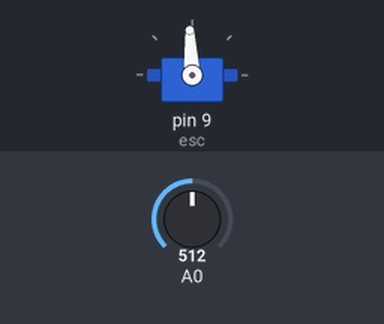
Simulated run of this sketch. Board: Arduino Uno, built with avr-gcc and run on an emulated ATmega328P. Shown: servo. Inputs (shaded band) come from the test bench; at power-on: A0 = 512. What the sketch prints to the serial monitor is not drawn.

Above: at 1.2 s.
1.3 s: A0 set to 716
At 1.6 s:
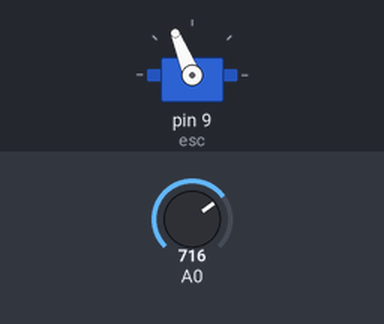
2.8 s: A0 set to 900
At 4.0 s:
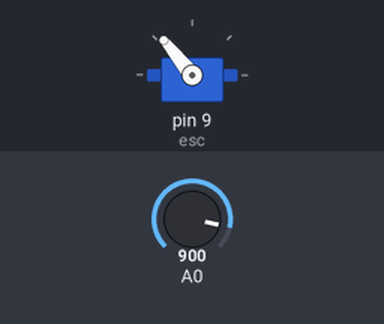
4.3 s: A0 set to 1023
At 5.1 s:
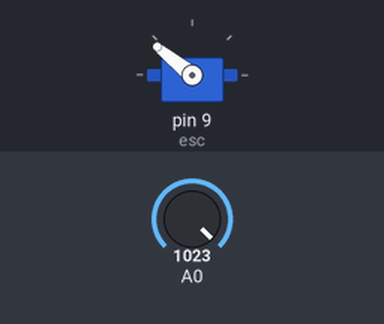
5.8 s: A0 set to 306
At 6.3 s:
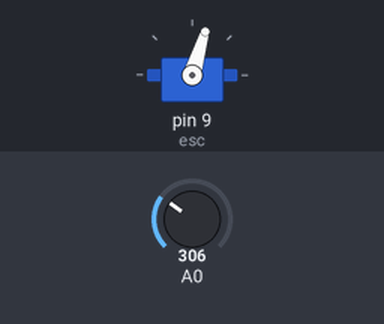
7.3 s: A0 set to 122
At 8.5 s:
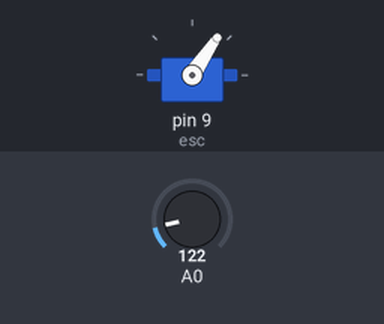
8.8 s: A0 set to 511
At 9.8 s:
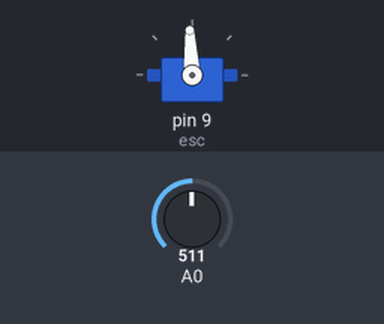
Timing chart, 0 to 11.3 s (numbered marks = the images above; inputs shaded):
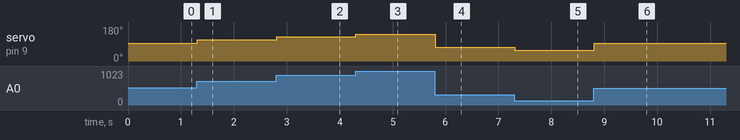

The sketch:

brushless_esc_control_with_potV2.ino
```cpp
#include <Servo.h>//Using servo library to control ESC

Servo esc; //Creating a servo class with name as esc

void setup()

{

esc.attach(9); //Specify the esc signal pin,Here as D8

esc.writeMicroseconds(1000); //initialize the signal to 1000

Serial.begin(9600);

}

void loop()

{

int val; //Creating a variable val

val= analogRead(A0); //Read input from analog pin a0 and store in val

Serial.println(map(val, 0, 1023,0,100));

val= map(val, 0, 1023,1000,2000); //mapping val to minimum and maximum(Change if needed)

esc.writeMicroseconds(val); //using val as the signal to esc

}
```

Measured:
- after the input at 1.3 s, servo on pin 9 (esc): 93° → 112° at once
- after the input at 2.8 s, servo on pin 9 (esc): 112° → 129° at once
- after the input at 4.3 s, servo on pin 9 (esc): 129° → 141° at once
- after the input at 5.8 s, servo on pin 9 (esc): 141° → 73° at once
- after the input at 7.3 s, servo on pin 9 (esc): 73° → 56° at once
- after the input at 8.8 s, servo on pin 9 (esc): 56° → 93° at once
